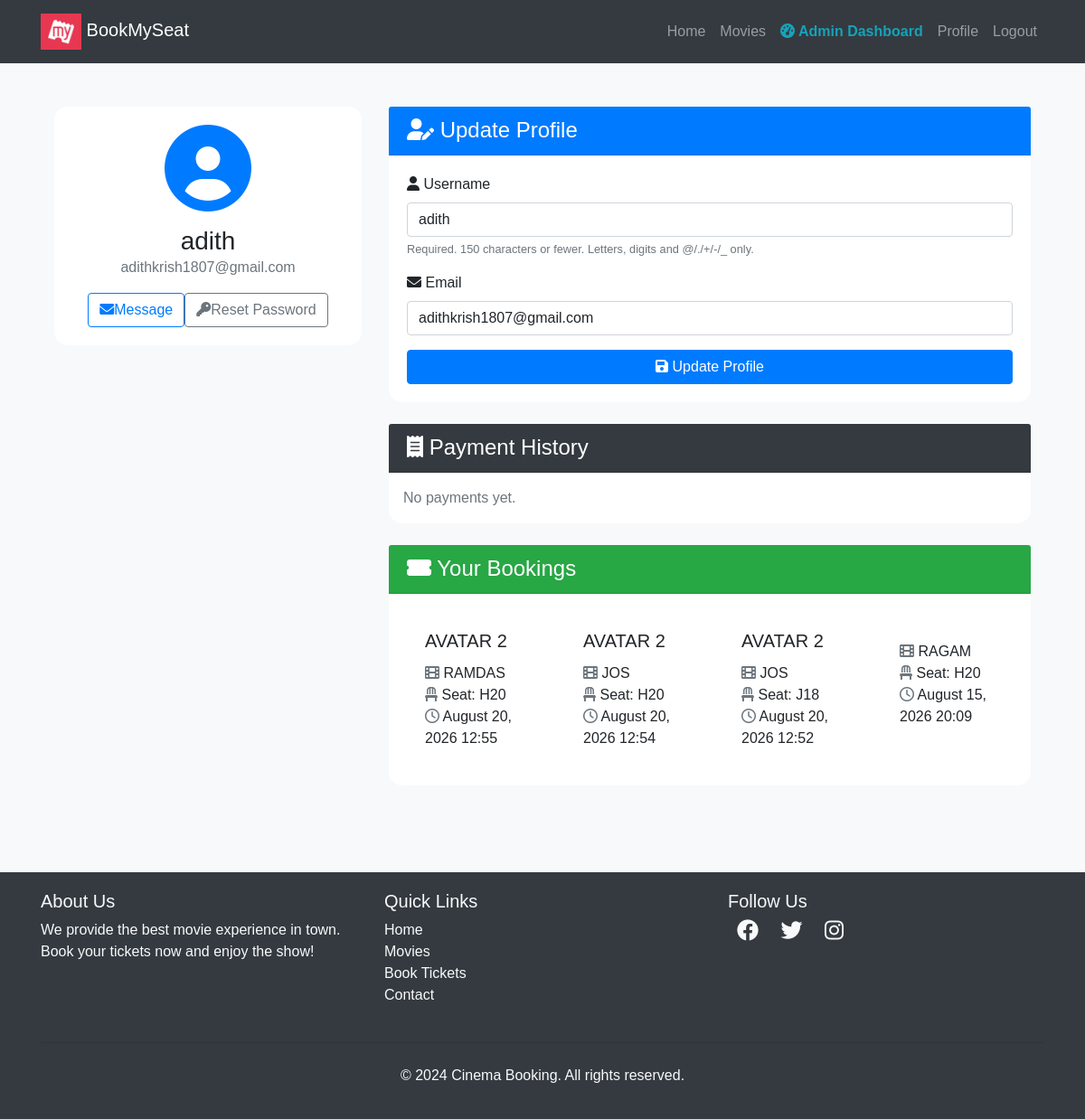
The page /user/profile/ (signed in) on the database its author committed.
### movies/models.py (models this page shows, shortened)
class Booking(models.Model):
    user = models.ForeignKey(User, on_delete=models.CASCADE)
    seat = models.ForeignKey(Seat, on_delete=models.CASCADE, null=True, blank=True)
    show_time = models.ForeignKey(ShowTime, on_delete=models.CASCADE, related_name='bookings', null=True, blank=True)
    theater = models.ForeignKey(Theater, on_delete=models.CASCADE, null=True, blank=True)
    booked_at = models.DateTimeField(auto_now_add=True, db_index=True)
    movie = models.ForeignKey(Movie, on_delete=models.CASCADE, null=True, blank=True)
    total_price = models.DecimalField(max_digits=10, decimal_places=2, null=True, blank=True)
    booking_order = models.ForeignKey(
        BookingOrder, on_delete=models.SET_NULL, null=True, blank=True, related_name='bookings'
    )
    payment_transaction = models.ForeignKey(
        PaymentTransaction, on_delete=models.SET_NULL, null=True, blank=True, related_name='bookings'
    )
    class Meta:
        indexes = [
            models.Index(fields=['show_time', 'seat']),
            models.Index(fields=['user', '-booked_at']),
            models.Index(fields=['theater', 'booked_at']),
        ]

class Movie(models.Model):
    AGE_CERTIFICATIONS = [
        ('U', 'U - Universal'),
        ('UA', 'UA - Parental Guidance'),
        ('UA13', 'UA13 - Parental Guidance (13+)'),
        ('UA16', 'UA16 - Parental Guidance (16+)'),
        ('A', 'A - Adults Only'),
        ('S', 'S - Special/Restricted'),
    ]
    name = models.CharField(max_length=250)
    image = models.ImageField(upload_to='movies/')
    rating = models.DecimalField(
        max_digits=3, decimal_places=1, blank=True, null=True,
        help_text='Optional critic/base rating out of 10. User rating is calculated from reviews.'
    )
    Cast = models.TextField(blank=True, help_text='Deprecated free-text cast list, kept for backward compatibility')
    description = models.TextField(blank=True, null=True)  # optional field
    genres = models.ManyToManyField(Genre, related_name='movies', blank=True)
    language = models.ForeignKey(
        Language, on_delete=models.SET_NULL, related_name='movies', null=True, blank=True
    )
    cast_members = models.ManyToManyField(
        CastMember, through='MovieCast', related_name='movies', blank=True
    )
    trailer_url = models.URLField(
        blank=True,
        validators=[validate_youtube_url],
        help_text='YouTube trailer URL (watch, youtu.be, or embed link).'
    )
    age_certification = models.CharField(max_length=10, choices=AGE_CERTIFICATIONS, blank=True)
    duration_minutes = models.PositiveIntegerField(blank=True, null=True, help_text='Runtime in minutes')
    release_date = models.DateField(
        blank=True, null=True,
        help_text='Available from (first bookable day, inclusive)',
    )
    end_date = models.DateField(
        blank=True, null=True,
        help_text='Available until (last bookable day, inclusive)',
    )
    default_cleaning_buffer_minutes = models.PositiveIntegerField(
        default=30,
        help_text='Default buffer/cleaning time between shows (minutes) for new showtimes',
    )
    created_at = models.DateTimeField(default=timezone.now, editable=False)
    class Meta:
        ordering = ['-created_at']

class Theater(models.Model):
    name = models.CharField(max_length=250)
    city = models.CharField(max_length=120, blank=True, default='', db_index=True)
    class Meta:
        ordering = ['name']

class Seat(models.Model):
    SEAT_TYPE_CHOICES = [
        ('standard', 'Standard'),
        ('premium', 'Premium'),
    ]
    screen = models.ForeignKey(Screen, on_delete=models.CASCADE, related_name='seats', null=True, blank=True)
    seat_number = models.CharField(max_length=10)
    seat_type = models.CharField(max_length=10, choices=SEAT_TYPE_CHOICES, default='standard')
    price = models.DecimalField(max_digits=8, decimal_places=2, default=150.00)
    is_booked = models.BooleanField(default=False)
    class Meta:
        ordering = ['seat_number']

### user/views.py (the view)
# urls.py: path('profile/', profile, name='profile'),
@login_required
def profile(request):
    bookings = Booking.objects.filter(user=request.user).select_related(
        'movie', 'theater', 'seat', 'show_time', 'booking_order'
    ).order_by('-booked_at')
    booking_orders = BookingOrder.objects.filter(user=request.user).prefetch_related('bookings').order_by('-created_at')[:20]
    payments = PaymentTransaction.objects.filter(user=request.user).order_by('-created_at')[:30]
    if request.method == 'POST':
        u_form = UserUpdateForm(request.POST, instance=request.user)  # fixed
        if u_form.is_valid():
            u_form.save()
            return redirect('profile')
    else:
        u_form = UserUpdateForm(instance=request.user)
    return render(request, 'users/profile.html', {
        'u_form': u_form,
        'bookings': bookings,
        'booking_orders': booking_orders,
        'payments': payments,
    })

### user/forms.py
class UserUpdateForm(forms.ModelForm):
    email = forms.EmailField()
    class Meta:
            model = User
            fields = ['username', 'email']
    class ProfileUpdateForm(forms.ModelForm):
        class Meta:
            model = User
            fields = ['password']

### templates/users/profile.html (shortened to what this page needs)
{% extends "users/base.html" %} {% block content %}
<div class="container py-5">
  <div class="row">
    <div class="col-lg-4 mb-4">
      <div class="card shadow">
        <div class="card-body text-center">
          <div class="mb-3">
            <i class="fas fa-user-circle fa-6x text-primary"></i>
          </div>
          <h3 class="card-title mb-0">{{ user.username }}</h3>
          <p class="text-muted mb-3">{{ user.email }}</p>
          <div class="d-flex justify-content-center">
            <a href="#" class="btn btn-outline-primary me-2"><i class="fas fa-envelope me-2"></i>Message</a>
            <a href="{% url 'password_reset' %}" class="btn btn-outline-secondary"><i class="fas fa-key me-2"></i>Reset Password</a>
          </div>
        </div>
      </div>
    </div>
    <div class="col-lg-8">
      <div class="card shadow mb-4">
        <div class="card-header bg-primary text-white">
          <h4 class="mb-0"><i class="fas fa-user-edit me-2"></i> Update Profile</h4>
        </div>
        <div class="card-body">
          <form method="POST">
            {% for field in u_form %}
              <div class="mb-3">
                <label for="{{ field.id_for_label }}" class="form-label">
                  <i class="fas fa-{% if field.name == 'username' %}user{% elif field.name == 'email' %}envelope{% else %}info-circle{% endif %} me-2"></i>
                  {{ field.label }}
                </label>
                {{ field }}
                {% if field.help_text %}
                  <small class="form-text text-muted">{{ field.help_text }}</small>
                {% endif %}
              </div>
            {% endfor %}
            <button class="btn btn-primary w-100" type="submit"><i class="fas fa-save me-2"></i> Update Profile</button>
          </form>
        </div>
      </div>
      <div class="card shadow mb-4">
        <div class="card-header bg-dark text-white">
          <h4 class="mb-0"><i class="fas fa-receipt me-2"></i> Payment History</h4>
        </div>
        <div class="card-body p-0">
          {% if payments %}
          <div class="table-responsive">
            <table class="table table-sm mb-0">
              <thead><tr><th>Date</th><th>Amount</th><th>Status</th><th>Transaction ID</th></tr></thead>
              <tbody>
                {% for p in payments %}
                <tr>
                  <td>{{ p.created_at|date:"M d, Y H:i" }}</td>
                  <td>₹{{ p.amount }}</td>
                  <td>{{ p.get_status_display }}</td>
                  <td><small>{{ p.provider_payment_id|default:p.provider_order_id|default:"—" }}</small></td>
                </tr>
                {% endfor %}
              </tbody>
            </table>
          </div>
          {% else %}
          <p class="p-3 text-muted mb-0">No payments yet.</p>
          {% endif %}
        </div>
      </div>
      <div class="card shadow">
        <div class="card-header bg-success text-white">
          <h4 class="mb-0"><i class="fas fa-ticket-alt me-2"> </i> Your Bookings</h4>
        </div>
        <div class="card-body">
          {% if bookings %}
            <div class="row row-cols-1 row-cols-md-2 g-4">
              {% for booking in bookings %}
                <div class="col">
                  <div class="card h-100 border-0 shadow-sm">
                    <div class="card-body">
                      <h5 class="card-title">{{ booking.movie.name }}</h5>
                      <p class="card-text">
                        <i class="fas fa-film me-2 text-muted"> </i>  {{ booking.theater.name }}<br>
                        <i class="fas fa-chair me-2 text-muted"> </i>  Seat: {{ booking.seat.seat_number }}<br>
                        <i class="far fa-clock me-2 text-muted"> </i>  {{ booking.booked_at|date:"F d, Y H:i" }}
                      </p>
                    </div>
                  </div>
                </div>
              {% endfor %}
            </div>
          {% else %}
            <div class="text-center py-5">
              <i class="fas fa-ticket-alt fa-4x text-muted mb-3"></i>
              <p class="lead mb-0">No bookings yet. Time to plan your next movie night!</p>
            </div>
          {% endif %}
        </div>
      </div>
    </div>
  </div>
</div>
<link rel="stylesheet" href="https://cdnjs.cloudflare.com/ajax/libs/font-awesome/6.0.0-beta3/css/all.min.css">
{% endblock %}

### templates/users/base.html (style rules this page uses)
body { font-family: Arial, sans-serif; }

### templates/users/profile.html (style rules this page uses)
body { background-color: #f8f9fa; }
.card { border-radius: 15px; border: none; transition: transform 0.3s ease-in-out; }
.card-header { border-top-left-radius: 15px; border-top-right-radius: 15px; }
form input, form select, form textarea { display: block; width: 100%; padding: 0.375rem 0.75rem; font-size: 1rem; font-weight: 400; line-height: 1.5; color: #212529; background-color: #fff; background-clip: padding-box; border: 1px solid #ced4da; border-radius: 0.25rem; transition: border-color 0.15s ease-in-out, box-shadow 0.15s ease-in-out; }

### rows shown on the page
Booking: movie.name "AVATAR 2", theater.name "RAMDAS", seat.seat_number "H20", booked_at "August 20, 2026 12:55"
Booking: movie.name "AVATAR 2", theater.name "JOS", seat.seat_number "H20", booked_at "August 20, 2026 12:54"
Booking: movie.name "AVATAR 2", theater.name "JOS", seat.seat_number "J18", booked_at "August 20, 2026 12:52"
Booking: theater.name "RAGAM", seat.seat_number "H20", booked_at "August 15, 2026 20:09"

### other values the page prints
{{ user.username }} "adith"
{{ user.email }} "adithkrish1807@gmail.com"
{{ field.label }} "Username" "Email"
{{ field.help_text }} "Required. 150 characters or fewer. Letters, digits and @/./+/-/_ only."
